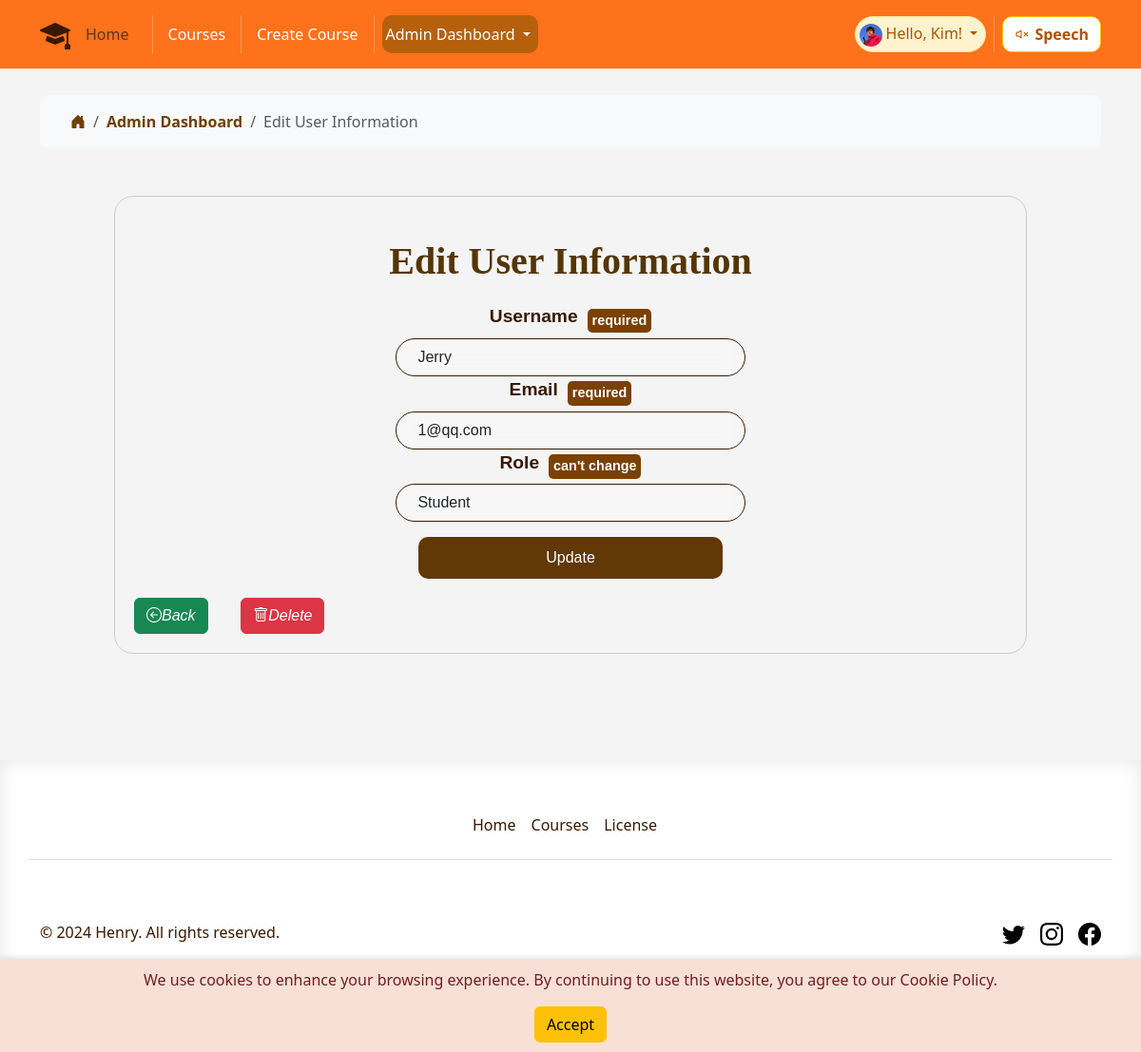
The page /edit_user/3 (signed in) on the database as committed earlier.
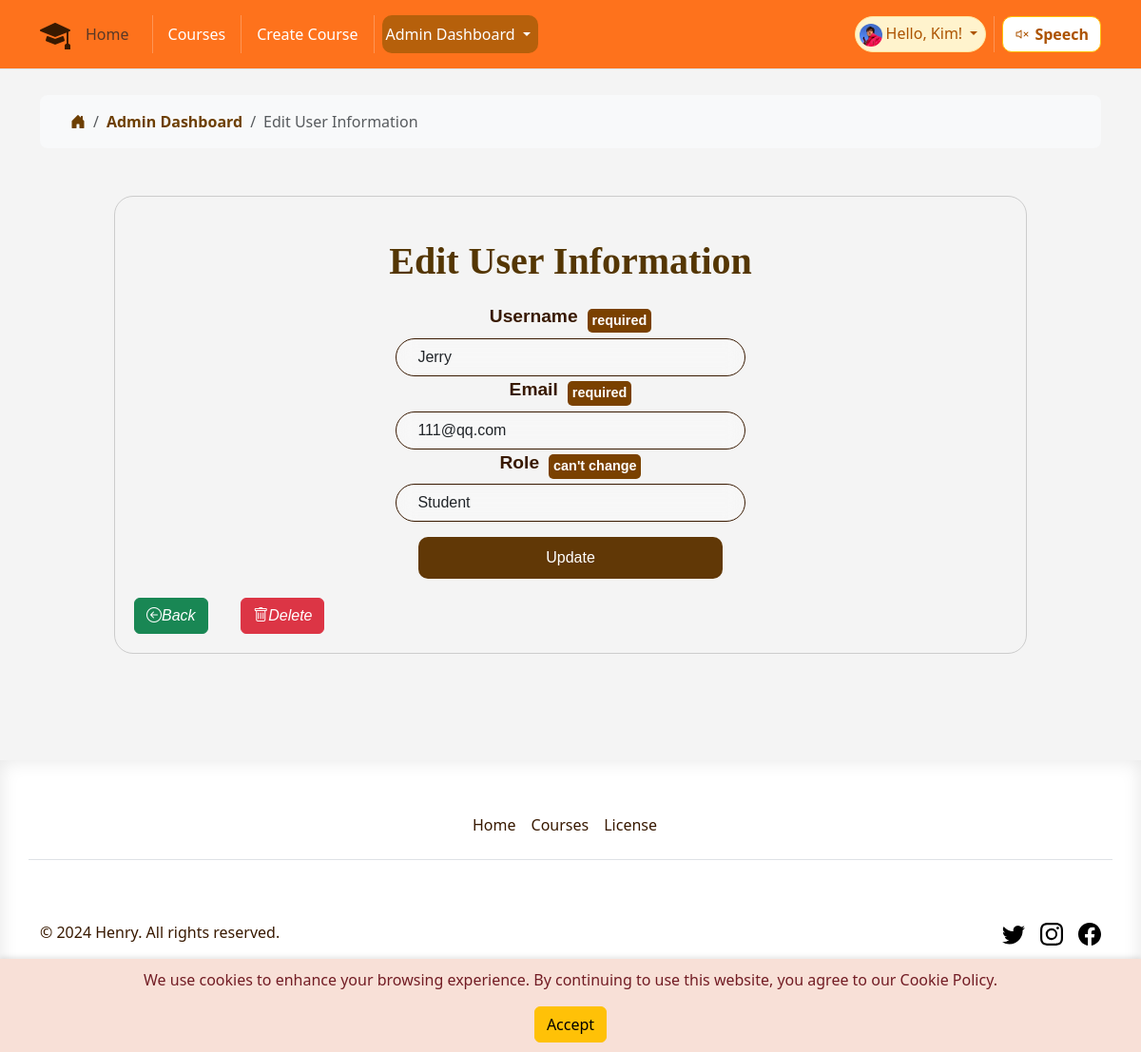
The same page on the database as committed later.
### app/models.py (models this page shows, shortened)
class User(UserMixin, db.Model):
    id = db.Column(db.Integer, primary_key=True)
    username = db.Column(db.String(64), unique=True, nullable=False)
    email = db.Column(db.String(120), unique=True, nullable=False)
    password_hash = db.Column(db.String(128))
    joined_at = db.Column(db.DateTime, default=datetime.utcnow)
    role = db.Column(db.String(64), default='student')
    favorited_courses = db.relationship('Course',
                                        secondary=favorites,
                                        lazy='dynamic',
                                        backref=db.backref('favorited_by',
                                                           lazy='dynamic'))

### app/routes.py (the view, shortened to what this page needs)
@main.route('/edit_user/<int:user_id>', methods=['GET', 'POST'])
@role_required('manager')
def edit_user(user_id):
    current_app.logger.info(f'Entering edit_user for user_id: {user_id}')
    user = User.query.get_or_404(user_id)
    form = EditUserForm()
    if request.method == 'GET':
        form.username.data = user.username
        form.email.data = user.email
        form.role.data = user.role
    current_app.logger.info('Exiting edit_user')
    return render_template('edit_user.html', form=form, user=user)

### app/forms.py
class EditUserForm(FlaskForm):
    username = StringField('Username', validators=[
                           DataRequired(), Length(min=2, max=20)])
    email = StringField('Email', validators=[DataRequired(), Email()])
    role = SelectField('Role', choices=[
                       ('student', 'Student'), ('teacher', 'Teacher'),
                       ('manager', 'Manager')])
    submit = SubmitField('Update')

### app/models.py (called while the page is built)
@login_manager.user_loader
def load_user(id):
    return User.query.get(int(id))

### app/templates/edit_user.html (shortened to what this page needs)
{% extends 'base.html' %}
{% block content %}
<div class="container tittle-box">
    <nav aria-label="breadcrumb">
        <ol class="breadcrumb breadcrumb-chevron p-3 bg-body-tertiary rounded-3">
            <li class="breadcrumb-item">
                <a class="link-body-emphasis" href="">
                    <svg class="bi" width="16" height="16">
                        <i class="bi bi-house-door-fill"></i>
                    </svg>
                </a>
            </li>
            <li class="breadcrumb-item">
                <a class="link-body-emphasis fw-semibold text-decoration-none" href="#">Admin Dashboard</a>
            </li>
            <li class="breadcrumb-item active" aria-current="page">
                Edit User Information
            </li>
        </ol>
    </nav>
</div>
<div class="form-container">
    <div class="form_box">
        <h1 class="mt-4 ">Edit User Information</h1>
        <form method="POST" action="{{ url_for('main.edit_user', user_id=user.id) }}" onsubmit="return validateForm()">
            <div class="form-group">
                <div class="label-box">
                    {{ form.username.label(class="form-label", for="username") }}
                    <span class="required-label">required</span>
                </div>
                {{ form.username(id="username", class="form-control info-edit", placeholder="Enter username") }}
            </div>
            <div class="form-group">
                <div class="label-box">
                    {{ form.email.label(class="form-label", for="email") }}
                    <span class="required-label">required</span>
                </div>
                {{ form.email(id="email", class="form-control info-edit", placeholder="Enter a valid email address") }}
            </div>
            <div class="form-group">
                <div class="label-box">
                    {{ form.role.label(class="form-label", for="role") }}<span class="required-label">can't
                        change</span>
                </div>
                {{ form.role(id="role", class="form-control info-edit", readonly=True) }}
            </div>
            <div class="form-group mt-3">
                {{ form.submit(class="btn btn-warning use-edit form-submit") }}
            </div>
        </form>
        <div class="edit-button">
            <button onclick="window.history.back()" class="btn btn-success form-back">
                <i class="bi bi-arrow-left-circle">Back</i>
            </button>
            <form action="{{ url_for('main.delete_user', user_id=user.id) }}" method="POST">
                <button type="submit" class="btn btn-danger"
                    onclick="return confirm('Are you sure you want to delete this user?');">
                    <i class="bi bi-trash"></i>Delete
                </button>
            </form>
        </div>
    </div>
</div>
{% endblock %}

Rows that differ between the two databases and show on the page:
changed User "Jerry": email "1@qq.com" → "111@qq.com"
